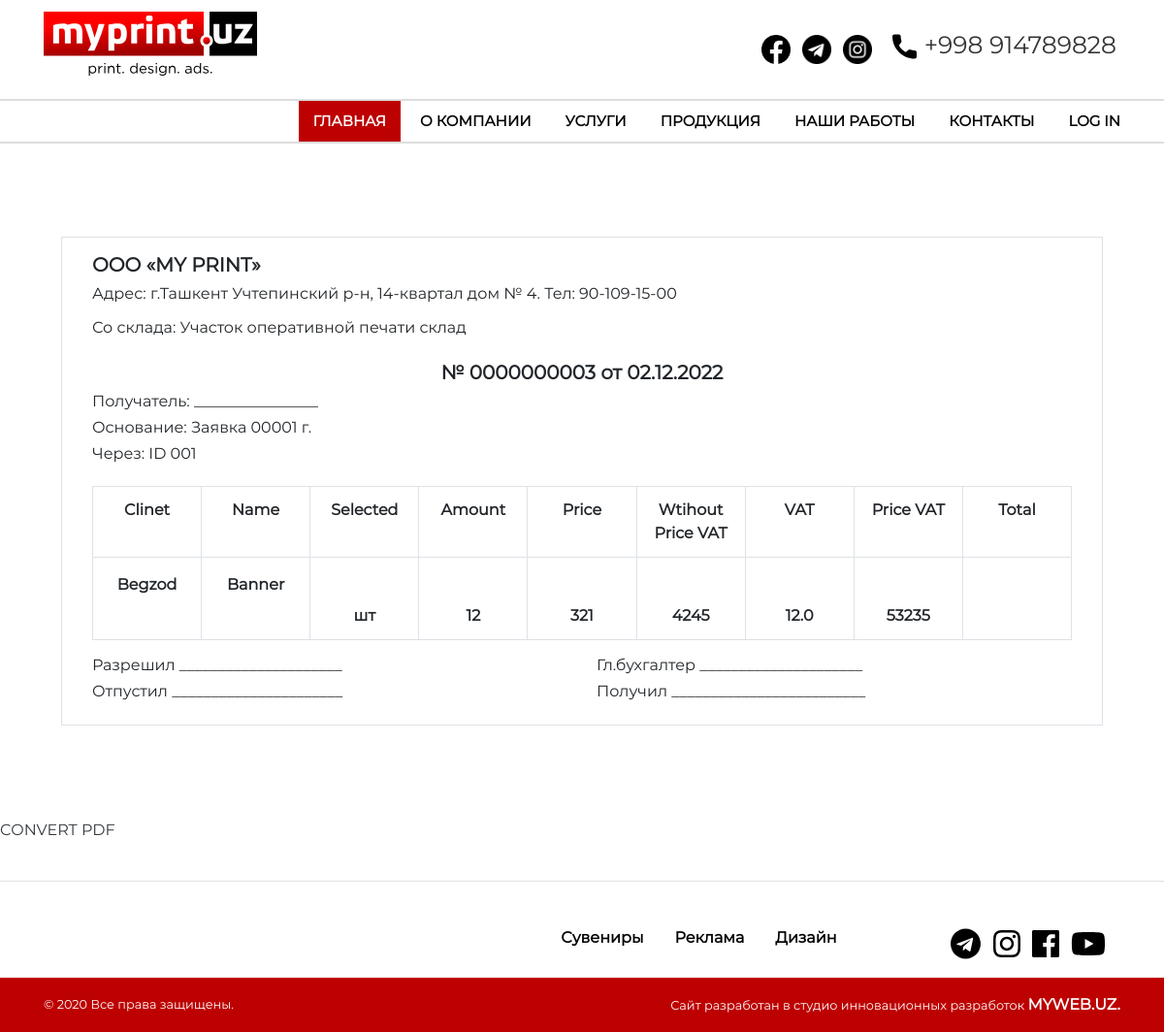
Screenshot of /en/list/ with the database file from the repository.
### myprint/models.py (models this page shows, shortened)
class Settings(models.Model):
    key = models.CharField(_('key'), max_length=50, primary_key=True)
    value = models.TextField(_('value'))
    class Meta:
        verbose_name = "Sozlama"
        verbose_name_plural = "Sozlamalar"

class OrderForm(models.Model):
    student = models.ForeignKey(Customer, related_name = "orders", on_delete=models.CASCADE)
    Product_Status = (
        ('шт', 'шт'),
        ('усл', 'усл'),
    )
    name = models.CharField(_('name'), max_length=65, blank=True, null=True)
    status_order = models.CharField(_('status_order'), max_length=20, choices=Product_Status, default='шт', null=True, blank=True)
    amount = models.IntegerField(_('amount'), blank=True, null=True)
    price = models.PositiveIntegerField(_('price'), blank=True, null=True)
    price_free_VAT = models.PositiveIntegerField(_('price_free_VAT'), blank=True, null=True)
    VAT = models.FloatField(_('VAT'), blank=True, null=True)
    price_with_VAT = models.PositiveIntegerField(_('price_with_VAT'), blank=True, null=True)
    total = models.PositiveIntegerField(_('total'), blank=True, null=True)
    total_price_with_VAT = models.PositiveIntegerField(_('total_price_with_VAT'), blank=True, null=True)
    total_price_ALL = models.PositiveIntegerField(_('total_price_ALL'), blank=True, null=True)
    class Meta:
        db_table = 'orders'

class Customer(models.Model):
    id_name_order = models.CharField(_('id_name_order'), max_length=300)
    client = models.CharField(_('client'), max_length=65)
    client_phone_number = models.CharField(_('client_phone_number'), max_length=65)
    manager_name = models.CharField(_('manager_name'), max_length=65)
    date_order = models.DateTimeField(_('date_order'), auto_now_add=False)
    ready_product_date_order = models.DateTimeField(_('ready_product_date_order'), auto_now_add=False)
    class Meta:
        db_table = 'customers'

### myprint/views.py (the view)
# urls.py: path('list/', list, name="list"),
def list(request):
    datas = OrderForm.objects.all()
    context = {'datas' : datas}
    return render(request, 'multi_forms/list.html', context=context)

### config/context_processors.py (called while the page is built)
def all_category(request):
    return {
        "allcategory": Category.objects.filter(parent=None).all(),
        "phone":Settings.objects.get(key='phone').value,
    }

### myprint/templates/multi_forms/list.html (shortened to what this page needs)
{% extends 'base.html' %}
{% load static %}
{% block content %}
<section class="container-fluid pt-5 pb-5">
  <div class="container p-5">
    <div class="row border p-3">
        <div class="col-12 col-sm-12 col-md-12 col-lg-6 col-xl-8">
          <h5 class="font-weight-bold">OOO  «MY PRINT»</h5>
          <h6>Адрес: г.Ташкент  Учтепинский р-н, 14-квартал дом № 4. Тел: 90-109-15-00</h6s>
          <p class="pt-3 h6 ">Со склада: Участок оперативной печати склад</p>
        </div>
        <div class="col-12 col-sm-12 col-md-12 col-lg-6 col-xl-3 p-3">
        </div>
        <div class="col-12 col-sm-12 col-md-12 col-lg-12 col-xl-12 ">
            <h5 class="text-center font-weight-bold pt-3">№ 0000000003 от  <span class="h5 font-weight-bold">02.12.2022</span></h5>
        </div>
        <div class="col-12 col-sm-12 col-md-12 col-lg-12 col-xl-12 ">
         <p class="h6">Получатель:  ________________</p>
         <p class="h6">Основание:   Заявка 00001     г.</p>
         <p class="h6">Через: ID  001</p>
      </div>
      <div class="col-12 col-sm-12 col-md-12 col-lg-12 col-xl-12 pt-3 text-center justify-content-center">
	<table class="table table-bordered">
     <tbody>
          <tr>
            <th>Clinet</th>
            <th>Name</th>
            <th>Selected</th>
            <th>Amount</th>
            <th>Price</th>
            <th>Wtihout Price VAT</th>
            <th>VAT</th>
            <th>Price VAT</th>
            <th>Total</th>
          </tr>
         {% for data in datas %}
           <tr>
            <td class="pt-3">{{data.student.client}}</td>
            <td class="pt-3">{{data.name}}</td>
            <td class="pt-5">{{data.status_order}}</td>
            <td class="pt-5">{{data.amount}}</td>
            <td class="pt-5">{{data.price}}</td>
            <td class="pt-5">{{data.price_free_VAT}}</td>
            <td class="pt-5">{{data.VAT}}</td>
            <td class="pt-5">{{data.price_with_VAT}}</td>
            <td class="pt-5">{{total}}</td>
           </tr>
         {% endfor %}
     </tbody>
    </table>
  </div>
  <div class="col-12 col-sm-12 col-md-12 col-lg-6 col-xl-6">
    <h6> Разрешил   _____________________</h6>
    <h6>Отпустил   ______________________</h6>
  </div>
  <div class="col-12 col-sm-12 col-md-12 col-lg-6 col-xl-6">
    <h6>Гл.бухгалтер  _____________________</h6>
    <h6>Получил  _________________________</h6>
  </div>
</div>
</div>
</section>
<p><a href="{% url 'myprint:create_pdf' %}" class="h6 text-dark">CONVERT PDF</a></p><br>
{% endblock %}

### templates/base.html (shortened to what this page needs)
{% load static %}
{% load i18n %}
<!DOCTYPE html>
<html>
<head>
		<link rel="stylesheet" type="text/css" href="{%  static 'bootstrap/css/bootstrap.min.css' %}">
		<link rel="stylesheet" href="{%  static 'fontawesomePremium/css/all.css' %}">
		<link rel="stylesheet" href="{%  static 'css/slick.css' %}">
	  <link rel="stylesheet" type="text/css" href="{%  static 'css/animate.css' %}">
		<link rel="stylesheet" type="text/css" href="{%  static 'css/style.css' %}">
	</head>
<body class="container-fluid pl-0 pr-0" style="overflow-x: hidden;">
	<header class="header shop">
		<div class="topbar">
		 <div class="container">
		   <div class="row">
			 <div class="col-12 col-sm-12 col-md-12 col-lg-5 col-xl-5 text-center text-md-left">
			   <a href="{% url 'myprint:home' %}" class="cat-1heading"><img src="{% static 'img/logo.svg' %}" width="220" alt=""></a>
			 </div>
			 <div class="col-12 col-sm-12 col-md-12 col-lg-7 col-xl-7 text-center">
			   <div class="right-content">
				 <ul class="list-main pt-3">
				   <li class="pr-1 pb-2 border-0"><a href="https://www.facebook.com/myprintreklama/"><img src="{% static 'img/icons/facebook.png' %}" width="30" height="30" alt=""></a></li>
				   <li class="pl-1 pr-1 pb-2 border-0"><a href="https://t.me/MYPRINTUZ"><img src="{% static 'img/icons/telegramBlack.png' %}" width="30" height="30" alt=""></a></li>
				   <li class="pl-1 pr-1 pb-2 border-0"><a href="https://www.instagram.com/myprintuz/"><img src="{% static 'img/icons/instagramBlack.png' %}" width="30" height="30" alt=""></a></li>
				   <li class="pl-1 pr-1 pb-1 mb-0 border-0 font-weight-normal"><a href="tel:{{ phone }}"
					class="pb-0 pt-3 mb-0 font-weight-normal"
					style="font-size: 25px;"><img
src="{% static 'img/icons/phonesvg.svg' %}" width="25" class="mr-2 ml-2" height="30"
alt="">{{ phone }}</a>
</li>
				 </ul>
			   </div>
			 </div>
		   </div>
		 </div>
	   </div>
	   <div class="header-inner">
		<div class="container pl-5  pr-5 pr-lg-0 pr-xl-0">
				<div class="row">
					<div class="col-12 col-sm-12 col-md-12 col-lg-12 col-xl-12">
							<nav class="navbar navbar-expand-lg pr-4 pr-lg-0 pr-xl-0">
								<div class="navbar-collapse">
									<div class="nav-inner">
				  <ul class="nav menu navbar-nav">
					  <li class="active"><a href="{% url 'myprint:home' %}">ГЛАВНАЯ</a></li>
					  <li><a href="{% url 'myprint:advertisement' %}" class="text-uppercase">О компании</a></li>
												<li><a href="#!">УСЛУГИ</a>
					  </li>
					  <li><a href="#!">ПРОДУКЦИЯ</a>
					  </li>
					  <li><a href="{% url 'myprint:portfolio' %}">НАШИ РАБОТЫ</a></li>
					  <li><a href="{% url 'myprint:contact' %}">КОНТАКТЫ</a></li>
					  <li><a href="{% url 'myprint:login' %}">LOG IN</a></li>
				  </ul>
									</div>
								</div>
							</nav>
					</div>
				</div>
			</div>
	</div>
</header>
{% block content %}{% endblock content %}
<footer class="container-fluid pl-0 pr-0 pt-5 border-top">
	<div class="container pb-3">
		<div class="row m-0">
		  <div class="offset-2 offset-sm-0 col-8 col-sm-12 col-md-6 col-lg-3 col-xl-2 pt-3 pt-lg-0 text-center">
		  </div>
		  <div class="offset-3 offset-sm-0 col-9 col-sm-12 col-md-6 col-lg-6 col-xl-7 footer_menu">
			<h5 class="ml-3 mr-3"><a href="{% url 'myprint:gift_product' %}" class="colorBlack">Сувениры</a></h5>
			<h5 class="ml-3 mr-3"><a href="{% url 'myprint:promotional_products' %}" class="colorBlack">Реклама</a></h5>
			<h5 class="ml-3"><a href="{% url 'myprint:design' %}" class="colorBlack">Дизайн</a></h5>
		  </div>
		  <div class="col-12 col-sm-12 col-md-6 col-lg-3 col-xl-3 text-center text-md-right">
			<span class="ml-2"><i class="fab fa-2x fa-telegram colorBlack"></i></span>
			<span class="ml-2"><i class="fab fa-2x fa-instagram colorBlack"></i></span>
			<span class="ml-2"><i class="fab fa-2x fa-facebook colorBlack"></i></span>
			<span class="ml-2"><i class="fab fa-2x fa-youtube colorBlack"></i></span>
		  </div>
		</div>
	</div>
	<div class="container-fluid bgRed">
		<div class="container text-white">
			<div class="row">
				<div class="col-12 col-sm-12 col-md-12 col-lg-12 col-xl-12 pt-3 form-inline justify-content-between">
					<p class="small">&copy; 2020 Все права защищены.</p>
					<p class="small">Сайт разработан в студио инновационныx разработок <a href="http://myweb.uz/" class="text-white text-decoration-none font-weight-bold"> MYWEB.UZ.</a></p>
				  </div>
			</div>
		</div>
	</div>
</footer>
</body>
</html>

### static/css/style.css (style rules this page uses)
*, *::before, *::after { font-family: "Montserrat-Regular"; font-weight: 900; font-size: 16px; }
.colorBlack { color: #000000; }
.bgRed { background-color: #bd0000; }
table { border: 1px solid rgb(255, 255, 255); border-collapse: collapse; margin: 0; padding: 0; width: 100%; table-layout: fixed; }
table tr { border: 1px solid #ddd; padding: .35em; }
table th, table td { padding: .625em; text-align: center; border: 1px solid #ddd; }
.header .navbar { padding: 0; }
.navbar-expand-lg .navbar-collapse { display:block !important; }
.header.shop .topbar { border: none; padding: 12px 0px; }
.header.shop .right-content { float:right; }
.header.shop .list-main li { display: inline-block; color: #333; font-size: 13px; font-weight: 500; border-right: 1px solid #f0f0f0; padding: 0px 13px; }
.header.shop .list-main li:last-child { padding-right:0; border:none; }
.header.shop .list-main li a { color:#333; }
.header.shop { background:#fff; }
.header.shop .nav-inner { margin: 0; float: right; }
.header.shop .topbar { border: none; }
.header.shop .header-inner { background-color: #ffffff; border-top: 2px solid #dddddd; border-bottom: 2px solid #dddddd; }
.header.shop .nav li { margin-right:5px; position: relative; float: right; }
.header.shop .nav li:last-child { margin-right:0; }
a, a:hover { text-decoration: none; }
.header.shop .nav li a { color: rgb(0, 0, 0); text-transform: capitalize; font-size: 15px; padding: 10px 15px; font-weight: bold; display: block; position: relative; -webkit-transition: all 0.4s ease; -moz-transition: all 0.4s ease; transition: all 0.4s ease; }
.header.shop .nav li.active a { color: #ffffff; background: #bd0000; border: 0px solid #000; }
.footer_menu { display: inline-flex; justify-content: end; }
.footer_menu h5 { font-size: 16px; }

### rows the page displays
Settings: value "+998 914789828"
OrderForm: student.client "Begzod", name "Banner", status_order "шт", amount "12", price "321", price_free_VAT "4245", VAT "12.0", price_with_VAT "53235"
